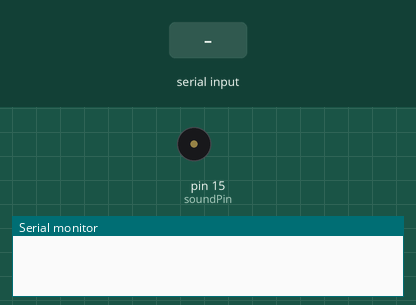
This sketch was run on a simulated Arduino Uno, built with avr-gcc and run on an emulated ATmega328P. On the bench: buzzer (waves = sounding), the last lines printed to the serial monitor. The test bench sets the inputs (shaded band). Random numbers use the default seed unless the sketch sets one.

Above: at 1.2 s.
1.3 s: "i" received over Serial
At 1.5 s:
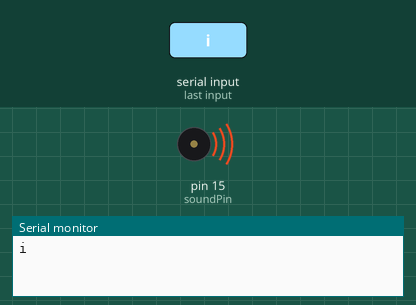
3.3 s: "o" received over Serial
At 4.3 s:
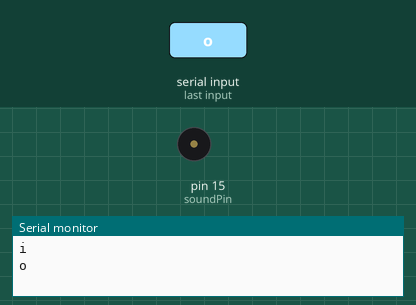
4.8 s: "u" received over Serial
At 5.47 s:
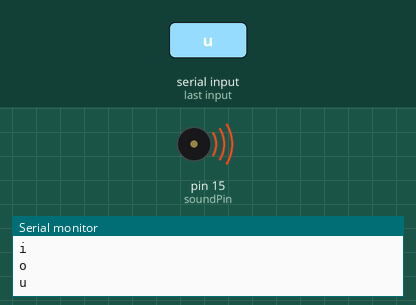
Timing chart, 0 to 7.8 s (numbered marks = the images above; inputs shaded):
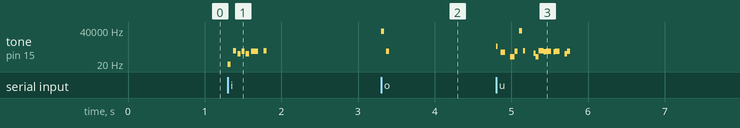

Measured:
- after the input at 1.3 s, tone on pin 15 (soundPin): plays 8 Hz for 0.04 s, 388 Hz for 0.04 s, 196 Hz for 0.04 s, 338 Hz for 0.04 s, 192 Hz for 0.04 s, 338 Hz for 0.03 s … (9 notes in this stretch), starting at once
- after the input at 3.3 s, tone on pin 15 (soundPin): silent → 28938 Hz at once, → silent 0.04 s later, → 344 Hz 0.03 s later, → silent 0.04 s later
- after the input at 4.8 s, tone on pin 15 (soundPin): plays 1043 Hz for 0.02 s, 262 Hz for 0.06 s, 104 Hz for 0.05 s, 331 Hz for 0.04 s, 34330 Hz for 0.04 s, 371 Hz for 0.03 s … (16 notes in this stretch), starting at once

The sketch:

jee_1.ino
```cpp
#include "pitches.h"


int freqs[] = {
  18, 20, 40, 94, 220, 208, 233, 247, 262,
  277, 294, 311, 330, 331, 332, 333,
  330,331,332,333,334,335,336,337,338,339,
  340,341,342,343,344,34330,331,332,333,334,
  335,336,337,338,339,340,341,342,343,344,345,
  346,347,348,349,350,351,352,353,354,355,356,
  357,358,359,360,361,362,363,364,365,366,367,
  368,369,370,371,372,373,374,375,376,377,378,
  379,380,381,382,383,384,385,386,387,388,389,
  390,391,392,393,394};

int purr[] = {
  18, 19
};


#define soundPin 15

long constant = 30000;
int notelength = 20;
int s = 0;

void setup(){

  Serial.begin(9600);
  pinMode(soundPin, OUTPUT);
  // pinMode(pushButton, INPUT);
}

void loop(){

  if (Serial.available()) {
    char ch = Serial.read();
    Serial.println(ch);

    switch(ch) {
    case 'o':
      for (int i = 0; i < 2; i++) {
        tone(soundPin, freqs[random(sizeof(freqs))], 40);
        delay(random(20, 80));
      }
      break;
    case 'i':
      for (int i = 0; i < 10; i++) {
        tone(soundPin, freqs[random(sizeof(freqs))], 40);
        delay(random(20, 80));
      }
      break;
    case 'u':
      for (int i = 0; i < 20; i++) {
        tone(soundPin, freqs[random(sizeof(freqs))], random(20,60));
        delay(random(20, 80));
      }
      break;
    case 'p':
      for (int i = 0; i < 200; i++) {
        tone(soundPin, purr[random(sizeof(purr))], 40);
        delay(random(5,20));
      }

      break;
    }


  }
}
```

pitches.h
```cpp
/*************************************************
* Public Constants
*************************************************/

/*************************************************
* Public Constants
*************************************************/

 #define NOTE_B0  31
 #define NOTE_C1  33
 #define NOTE_CS1 35
 #define NOTE_D1  37
 #define NOTE_DS1 39
 #define NOTE_E1  41
 #define NOTE_F1  44
 #define NOTE_FS1 46
 #define NOTE_G1  49
 #define NOTE_GS1 52
 #define NOTE_A1  55
 #define NOTE_AS1 58
 #define NOTE_B1  62
 #define NOTE_C2  65
 #define NOTE_CS2 69
 #define NOTE_D2  73
 #define NOTE_DS2 78
 #define NOTE_E2  82
 #define NOTE_F2  87
 #define NOTE_FS2 93
 #define NOTE_G2  98
 #define NOTE_GS2 104
 #define NOTE_A2  110
 #define NOTE_AS2 117
 #define NOTE_B2  123
 #define NOTE_C3  131
 #define NOTE_CS3 139
 #define NOTE_D3  147
 #define NOTE_DS3 156
 #define NOTE_E3  165
 #define NOTE_F3  175
 #define NOTE_FS3 185
 #define NOTE_G3  196
 #define NOTE_GS3 208
 #define NOTE_A3  220
 #define NOTE_AS3 233
 #define NOTE_B3  247
 #define NOTE_C4  262
 #define NOTE_CS4 277
 #define NOTE_D4  294
 #define NOTE_DS4 311
 #define NOTE_E4  330
 #define NOTE_F4  349
 #define NOTE_FS4 370
 #define NOTE_G4  392
 #define NOTE_GS4 415
 #define NOTE_A4  440
 #define NOTE_AS4 466
 #define NOTE_B4  494
 #define NOTE_C5  523
 #define NOTE_CS5 554
 #define NOTE_D5  587
 #define NOTE_DS5 622
 #define NOTE_E5  659
 #define NOTE_F5  698
 #define NOTE_FS5 740
 #define NOTE_G5  784
 #define NOTE_GS5 831
 #define NOTE_A5  880
 #define NOTE_AS5 932
 #define NOTE_B5  988
 #define NOTE_C6  1047
 #define NOTE_CS6 1109
 #define NOTE_D6  1175
 #define NOTE_DS6 1245
 #define NOTE_E6  1319
 #define NOTE_F6  1397
 #define NOTE_FS6 1480
 #define NOTE_G6  1568
 #define NOTE_GS6 1661
 #define NOTE_A6  1760
 #define NOTE_AS6 1865
 #define NOTE_B6  1976
 #define NOTE_C7  2093
 #define NOTE_CS7 2217
 #define NOTE_D7  2349
 #define NOTE_DS7 2489
 #define NOTE_E7  2637
 #define NOTE_F7  2794
 #define NOTE_FS7 2960
 #define NOTE_G7  3136
 #define NOTE_GS7 3322
 #define NOTE_A7  3520
 #define NOTE_AS7 3729
 #define NOTE_B7  3951
 #define NOTE_C8  4186
 #define NOTE_CS8 4435
 #define NOTE_D8  4699
```
